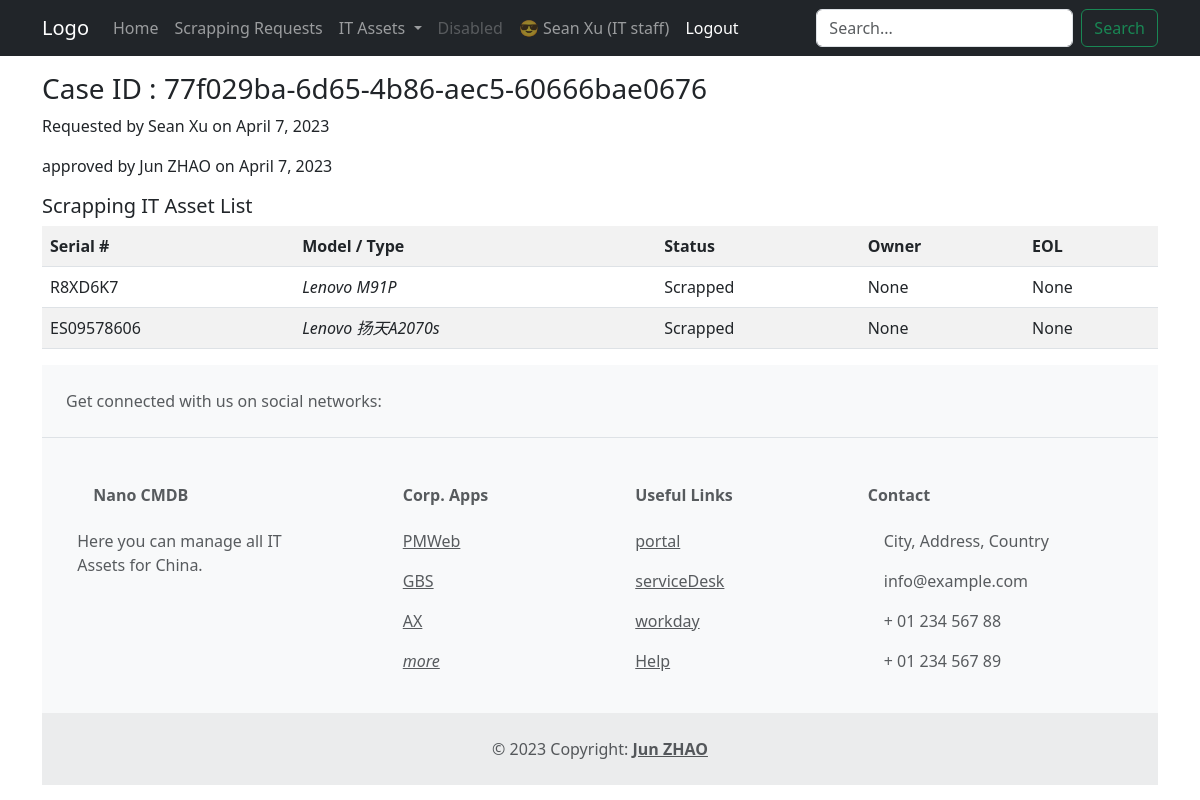
Page /nanoassets/instance_scrapping_request_detail/77f029ba6d654b86aec560666bae0676/ (signed in) on the committed database.
### nanoassets/models.py (models this page shows, shortened)
class ScrapRequest(models.Model):
    case_id = models.UUIDField(_("Request case ID"), primary_key=True,
                               default=uuid.uuid4, help_text='Unique ID for the particular request')
    REQUEST_STATUS = (
        ('I', 'Initialized'),
        ('A', 'Approved'),
    )
    status = models.CharField(
        _("Request status"), choices=REQUEST_STATUS, default='I', max_length=1)
    requested_by = models.ForeignKey(User, verbose_name=_(
        "Requested by"), related_name='+', on_delete=models.SET_NULL, null=True, blank=True)
    requested_on = models.DateField(
        _("Requested on"), auto_now=False, auto_now_add=True, blank=True, null=True)
    approved_by = models.ForeignKey(User, verbose_name=_(
        "Approved by"), related_name='+', on_delete=models.SET_NULL, null=True, blank=True)
    approved_on = models.DateField(
        _("Approved on"), auto_now=False, auto_now_add=False, blank=True, null=True)
    class Meta:
        ordering = ['requested_on',]

class Instance(models.Model):
    serial_number = models.CharField(
        primary_key=True, max_length=20, help_text='enter serial #')
    model_type = models.ForeignKey("nanoassets.ModelType", verbose_name=_(
        "Model / Type"), on_delete=models.SET_NULL, null=True, blank=True)
    owner = models.ForeignKey(User, verbose_name=_(
        "Owner"), on_delete=models.SET_NULL, null=True, blank=True)
    INSTANCE_STATUS = (
        ('A', 'Available'),
        ('U', 'in Use'),
        ('R', 'in Repair'),
        ('S', 'Scrapped')
    )
    status = models.CharField(max_length=15, choices=INSTANCE_STATUS,
                              default='Available', help_text='Asset availability')
    eol_date = models.DateField(null=True, blank=True)
    scrap_request = models.ForeignKey("nanoassets.ScrapRequest", verbose_name=_(
        "Scrap Request"), on_delete=models.SET_NULL, null=True, blank=True)
    class Meta:
        ordering = ['model_type', 'eol_date',]

class ModelType(models.Model):
    name = models.CharField(max_length=20)
    manufacturer = models.ForeignKey(
        "Manufacturer", on_delete=models.SET_NULL, blank=True, null=True)
    def __str__(self):
        return '%s %s' % (self.manufacturer, self.name)

class Manufacturer(models.Model):
    name = models.CharField(max_length=20)
    def __str__(self):
        return self.name

### nanoassets/views.py (the view)
# urls.py: path('instance_scrapping_request_detail/<pk>/', views.InstanceScrappingRequestDetailView.as_view(), name='instance-scrapping-request-detail'),
class InstanceScrappingRequestDetailView(LoginRequiredMixin, generic.DetailView):
    model = ScrapRequest
    template_name = 'nanoassets/instance_scrapping_request_detail.html'

### templatetags/auth_extras.py (called while the page is built)
@register.filter(name='has_group')
def has_group(user, group_name):
    try:
        group = Group.objects.get(name=group_name)
        return True if group in user.groups.all() else False
    except:
        return False

### nanoassets/templates/nanoassets/instance_scrapping_request_detail.html (shortened to what this page needs)
{% extends 'base.html' %}
{% block page_content %}
    <form action="{% url 'instance-scrapping-request-approved' scraprequest.pk %}"
          method="post">
        <h3 name="case_id">Case ID : {{ scraprequest.case_id }}</h3>
        <p>Requested by {{ scraprequest.requested_by.get_full_name }} on {{ scraprequest.requested_on }}</p>
        {% if scraprequest.approved_by %}
            <p>approved by {{ scraprequest.approved_by.get_full_name }} on {{ scraprequest.approved_on }}</p>
        {% endif %}
        <div>
            <h5>Scrapping IT Asset List</h5>
            <table class="table table-striped table-hover">
                <tr>
                    <th>Serial #</th>
                    <th>Model / Type</th>
                    <th>Status</th>
                    <th>Owner</th>
                    <th>EOL</th>
                </tr>
                {% for instance in scraprequest.instance_set.all %}
                    <tr>
                        <td>{{ instance.serial_number }}</td>
                        <td>
                            <em>{{ instance.model_type }}</em>
                        </td>
                        <td>{{ instance.get_status_display }}</td>
                        <td>{{ instance.owner }}</td>
                        <td>{{ instance.eol_date }}</td>
                    </tr>
                {% endfor %}
            </table>
        </div>
    </form>
{% endblock page_content %}

### templates/base.html (shortened to what this page needs)
<!doctype html>
<html lang="en">
  <head>
    <link href="https://cdn.jsdelivr.net/npm/bootstrap@5.3.0-alpha2/dist/css/bootstrap.min.css"
          rel="stylesheet"
>
  </head>
  <body>
    {% load auth_extras %}
    <nav class="navbar navbar-expand-lg navbar-dark bg-dark sticky-top">
      <div class="container">
        <a class="navbar-brand" href="#">Logo</a>
        <div class="collapse navbar-collapse" id="navbarSupportedContent">
          <ul class="navbar-nav me-auto mb-2 mb-lg-0">
            <li class="nav-item">
              <a class="nav-link" aria-current="page" href="#">Home</a>
            </li>
            <li class="nav-item">
              <a class="nav-link" href="{% url 'instance-scrapping-request-list' %}">Scrapping Requests</a>
            </li>
            <li class="nav-item dropdown">
              <a class="nav-link dropdown-toggle"
                 href="#"
                 role="button"
                 data-bs-toggle="dropdown"
                 aria-expanded="false">
                IT Assets
              </a>
            </li>
            <li class="nav-item">
              <a class="nav-link disabled">Disabled</a>
            </li>
            <li class="nav-item">
              {% if user.is_authenticated %}
                <li>
                  <span class="nav-link">
                    😎 {{ user.get_full_name|truncatechars:8 }}
                    {% if user|has_group:"IT China" %}
                      (IT staff)
                    {% else %}
                      (non IT staff)
                    {% endif %}
                  </span>
                </li>
                <li>
                  <a class="nav-link active"
                     href="{% url 'logout' %}?next={{ request.path }}">Logout</a>
                </li>
              {% else %}
                <li>
                  <a class="nav-link active"
                     href="{% url 'login' %}?next={{ request.path }}"><span class="glyphicon glyphicon-log-in"></span>Login</a>
                </li>
              {% endif %}
            </li>
          </ul>
          {% if user|has_group:"IT China" %}
            <form class="d-flex"
                  role="search"
                  action="{% url 'instance-search-results' %}"
                  method="get">
              <input class="form-control me-2"
                     name="q"
                     type="search"
                     placeholder="Search..."
                     aria-label="Search">
              <button class="btn btn-outline-success" type="submit">Search</button>
            </form>
          {% endif %}
        </div>
      </div>
    </nav>
    <div class="container mt-3">
      {% block page_content %}
      {% endblock page_content %}
      <footer class="text-center text-lg-start bg-light text-muted">
        <section class="d-flex justify-content-center justify-content-lg-between p-4 border-bottom">
          <div class="me-5 d-none d-lg-block">
            <span>Get connected with us on social networks:</span>
          </div>
          <div>
          </div>
        </section>
        <section class="">
          <div class="container text-center text-md-start mt-5">
            <div class="row mt-3">
              <div class="col-md-3 col-lg-4 col-xl-3 mx-auto mb-4">
                <h6 class="text-capitalize fw-bold mb-4">
                  nano CMDB
                </h6>
                <p>Here you can manage all IT Assets for China.</p>
              </div>
              <div class="col-md-2 col-lg-2 col-xl-2 mx-auto mb-4">
                <h6 class="text-capitalize fw-bold mb-4">Corp. Apps</h6>
                <p>
                  <a href="https://tishmanspeyer.pmweb.com/pmwebsaml/" class="text-reset">PMWeb</a>
                </p>
                <p>
                  <a href="https://xapps.tishmanspeyer.com/gbs/" class="text-reset">GBS</a>
                </p>
                <p>
                  <a href="https://connect.tishmanspeyer.com/dynamics-ax"
                     class="text-reset">AX</a>
                </p>
                <p>
                  <a href="#!" class="text-reset"><em>more</em></a>
                </p>
              </div>
              <div class="col-md-3 col-lg-2 col-xl-2 mx-auto mb-4">
                <h6 class="text-capitalize fw-bold mb-4">Useful links</h6>
                <p>
                  <a href="https://connect.tishmanspeyer.com/" class="text-reset">portal</a>
                </p>
                <p>
                  <a href="https://tishmanspeyer.service-now.com/sp/" class="text-reset">serviceDesk</a>
                </p>
                <p>
                  <a href="https://wd5.myworkday.com/ts/login-saml2.htmld"
                     class="text-reset">workday</a>
                </p>
                <p>
                  <a href="#!" class="text-reset">Help</a>
                </p>
              </div>
              <div class="col-md-4 col-lg-3 col-xl-3 mx-auto mb-md-0 mb-4">
                <h6 class="text-capitalize fw-bold mb-4">
                  Contact
                </h6>
                <p>
                   City, Address, Country
                </p>
                <p>
                  info@example.com
                </p>
                <p>
                   + 01 234 567 88
                </p>
                <p>
                   + 01 234 567 89
                </p>
              </div>
            </div>
          </div>
        </section>
        <div class="text-center p-4" style="background-color: rgba(0, 0, 0, 0.05)">
          © 2023 Copyright:
          <a class="text-reset fw-bold" href="https://github.com/zhao27j/">Jun ZHAO</a>
        </div>
      </footer>
    </div>
  </body>
</html>

### rows in the picture
ScrapRequest: case_id "77f029ba-6d65-4b86-aec5-60666bae0676", requested_by.get_full_name "Sean Xu", requested_on "April 7, 2023", approved_by.get_full_name "Jun ZHAO", approved_on "April 7, 2023"
Instance: serial_number "R8XD6K7", model_type "Lenovo M91P", status "Scrapped", owner "None", eol_date "None"
Instance: serial_number "ES09578606", model_type "Lenovo 扬天A2070s", status "Scrapped", owner "None", eol_date "None"

### other values in the picture
{{ user.get_full_name|truncatechars:8 }} "Sean Xu"
